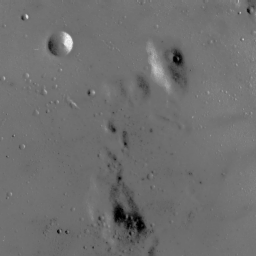
#> input picture Blatt 6/moon.png, 256 x 256 px
$ python 'Aufgabe 6.5.py'
#> lines starting #> are read from the running program, lines starting #| are printed output that depends on the picture
#> further down, moon is the input picture: shape (256, 256); min 0, max 250, mean 110.9
import numpy as np
import matplotlib.pyplot as plt
from skimage.io import imread


def equalize_hist(img):
    hist = np.histogram(img.flatten(), 256, [0, 256], density=True)[0]
#> hist = 256 values, max 0.0854 at index 113, min 0 at index 188, mean 0.00391
    tf = []
    tv = 0
    for v in hist:
        tv += 255 * v
        tf.append(int(tv))
#> this loop made 256 passes
#> (v, tv) on passes 1 to 3: (0.000717, 0.183), (0.000198, 0.233), (9.16e-05, 0.257)
#> after the loop, tf = 256 values from 0 to 255; tv = 255
    eq_hist = np.asarray(tf)
#> eq_hist = 256 values from 0 to 255
    he_img = np.reshape(eq_hist[img.flatten()], img.shape)
    return eq_hist, he_img


# 1.
moon = imread("moon.png")
plt.figure("Moon Original")
plt.imshow(moon, cmap="gray", vmin=0, vmax=255)
plt.show()

plt.figure("Histogram Equalization Moon")
plt.imshow(equalize_hist(moon)[1], cmap="gray", vmin=0, vmax=255)
plt.show()


# 2.
def eq_hist_tiles(img, tile_size):
#> called with tile_size = 64
    height, width = img.shape[:2]
#> height = 256; width = 256

    # Loop through every tile of the image,
    # apply the histogram equalization on each tile
    # and save the resulting tiles in a new array.
    tile_img = np.zeros(img.shape)
    for x in np.arange(width - tile_size + 1, step=tile_size):
        for y in np.arange(height - tile_size + 1, step=tile_size):
            tile_img[x:x+tile_size, y:y+tile_size] = equalize_hist(img[x:x+tile_size, y:y+tile_size])[1]
#> this loop made 4 passes
#> pass 1, in equalize_hist (call 4), `he_img = np.reshape(eq_hist[img.flatten()], img.shape)`:
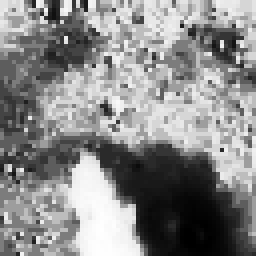
#> he_img: shape (64, 64) int64 (shown 4 times larger); min 0, max 255, mean 136.8
#> pass 1, in equalize_hist (call 5), `he_img = np.reshape(eq_hist[img.flatten()], img.shape)`:
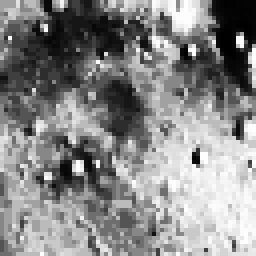
#> he_img: shape (64, 64) int64 (shown 4 times larger); min 0, max 255, mean 135.4

    return tile_img


plt.figure("64x64 Tiles")
plt.imshow(eq_hist_tiles(moon, 64), cmap="gray", vmin=0, vmax=255)
plt.show()

# Die einzelnen Kacheln werden detailreicher.

# 3.
plt.figure("32x32 Tiles")
plt.imshow(eq_hist_tiles(moon, 32), cmap="gray", vmin=0, vmax=255)
#> call 2 of eq_hist_tiles, with tile_size = 32
#> after the loop in eq_hist_tiles (call 2), `for x in np.arange(width - tile_size + 1, step=tile_size):`:
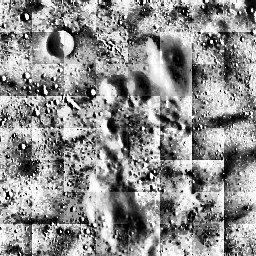
#> tile_img: shape (256, 256) float64; min 0, max 255, mean 141.3
plt.show()

plt.figure("16x16 Tiles")
plt.imshow(eq_hist_tiles(moon, 16), cmap="gray", vmin=0, vmax=255)
#> call 3 of eq_hist_tiles, with tile_size = 16
#> after the loop in eq_hist_tiles (call 3), `for x in np.arange(width - tile_size + 1, step=tile_size):`:
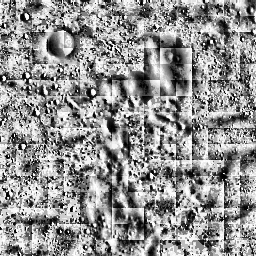
#> tile_img: shape (256, 256) float64; min 0, max 255, mean 145.7
plt.show()

plt.figure("8x8 Tiles")
plt.imshow(eq_hist_tiles(moon, 8), cmap="gray", vmin=0, vmax=255)
#> call 4 of eq_hist_tiles, with tile_size = 8
#> after the loop in eq_hist_tiles (call 4), `for x in np.arange(width - tile_size + 1, step=tile_size):`:
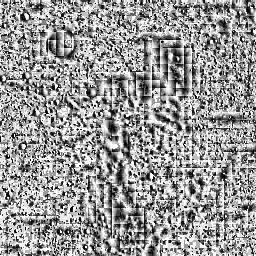
#> tile_img: shape (256, 256) float64; min 3, max 255, mean 152
plt.show()

plt.figure("4x4 Tiles")
plt.imshow(eq_hist_tiles(moon, 4), cmap="gray", vmin=0, vmax=255)
#> after the loop in eq_hist_tiles (call 5), `for x in np.arange(width - tile_size + 1, step=tile_size):`:
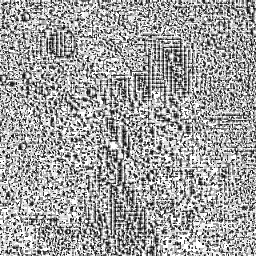
#> tile_img: shape (256, 256) float64; min 15, max 255, mean 162.9
plt.show()

plt.figure("2x2 Tiles")
plt.imshow(eq_hist_tiles(moon, 2), cmap="gray", vmin=0, vmax=255)
#> after the loop in eq_hist_tiles (call 6), `for x in np.arange(width - tile_size + 1, step=tile_size):`:
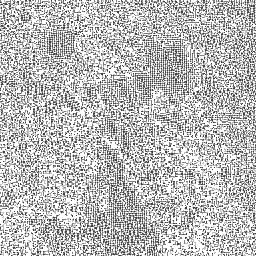
#> tile_img: shape (256, 256) float64; min 63, max 255, mean 188.3
plt.show()

# Noise erhöht sich bei jeder Verkleinerung der Kacheln.
